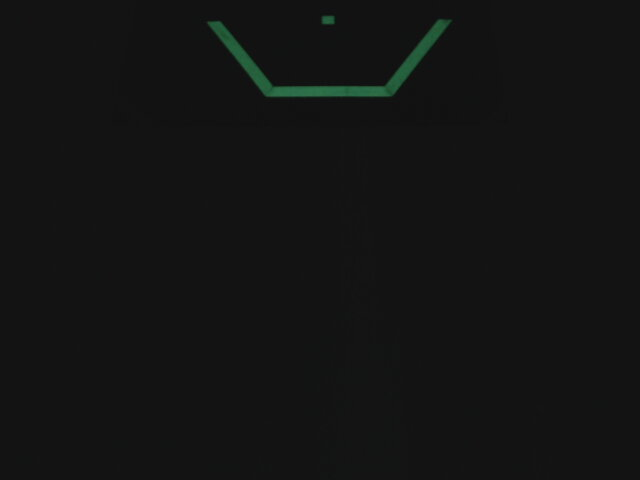
#> input picture OuterTargetHalfDistance/outer+06f+00d.jpg, 640 x 480 px, given as the content of the folder ./PowerCellSketchup, which was not available
$ python 'MergeViewer RachelTrying.py'   (older library calls are emulated)
#> lines starting #> are read from the running program, lines starting #| are printed output that depends on the picture; after the words box and inside, x2 and y2 are one past the last pixel; in counts of white or black regions, pixels touching at a corner belong together; pictures that were not available may be replaced by others from this repository, and a replacement may not be noted
# ----------------------------------------------------------------------------
# Copyright (c) 2018 FIRST. All Rights Reserved.
# Open Source Software - may be modified and shared by FRC teams. The code
# must be accompanied by the FIRST BSD license file in the root directory of
# the project.

# My 2020 license: use it as much as you want. Crediting is recommended because it lets me know
# that I am being useful.
# Some parts of pipeline are based on 2019 code created by the Screaming Chickens 3997

# This is meant to be used in conjuction with WPILib Raspberry Pi image: https://github.com/wpilibsuite/FRCVision-pi-gen
# ----------------------------------------------------------------------------

import json
import time
import sys
from threading import Thread
import random


import cv2
import numpy as np

import math

import os

########### SET RESOLUTION TO 640x480 !!!! ############

# import the necessary packages
import datetime


# Class to examine Frames per second of camera stream. Currently not used.


###################### PROCESSING OPENCV ################################

# counts frames for writing images
frameStop = 0
ImageCounter = 0

# Angles in radians

# image size ratioed to 4:3


# Lifecam 3000 from datasheet
# Datasheet: https://dl2jx7zfbtwvr.cloudfront.net/specsheets/WEBC1010.pdf

def load_images_from_folder(folder):
#> called with folder = './PowerCellSketchup'
    images = []
    for filename in os.listdir(folder):
        img = cv2.imread(os.path.join(folder,filename))
#> img is the input picture: shape (480, 640, 3); mean B, G, R 19.4, 19.8, 19.1
        if img is not None:
            images.append(img)
    return images

# [6 lines of commented-out code are left out]
images = load_images_from_folder("./PowerCellSketchup")
#> images = 1 item
#images = load_images_from_folder("./LifeCamPhotos")

# finds height/width of camera frame (eg. 640 width, 480 height)
image_height, image_width = images[0].shape[:2]
#> image_height = 480; image_width = 640
print(image_height, image_width)
#| 480 640

# FOV of microsoft camera (68.5 is camera spec)
diagonalView = math.radians(68.5)

print("Diagonal View:" + str(diagonalView))

# 4:3 aspect ratio
horizontalAspect = 4
verticalAspect = 3

# Reasons for using diagonal aspect is to calculate horizontal field of view.
diagonalAspect = math.hypot(horizontalAspect, verticalAspect)
# Calculations: http://vrguy.blogspot.com/2013/04/converting-diagonal-field-of-view-and.html
horizontalView = math.atan(math.tan(diagonalView / 2) * (horizontalAspect / diagonalAspect)) * 2
verticalView = math.atan(math.tan(diagonalView / 2) * (verticalAspect / diagonalAspect)) * 2

# Focal Length calculations: https://docs.google.com/presentation/d/1ediRsI-oR3-kwawFJZ34_ZTlQS2SDBLjZasjzZ-eXbQ/pub?start=false&loop=false&slide=id.g12c083cffa_0_165
H_FOCAL_LENGTH = image_width / (2 * math.tan((horizontalView / 2)))
#> H_FOCAL_LENGTH = 587.5
V_FOCAL_LENGTH = image_height / (2 * math.tan((verticalView / 2)))
#> V_FOCAL_LENGTH = 587.5
# blurs have to be odd
green_blur = 1
orange_blur = 27
yellow_blur = 1

#colours
purple = (165, 0, 120)
blue = (255, 0, 0)
green = (0, 255, 0)
red = (0, 0, 255)

# define range of green of retroreflective tape in HSV
lower_green = np.array([40, 75, 75])
upper_green = np.array([96, 255, 255])

lower_yellow = np.array([14, 150, 100])
upper_yellow = np.array([30, 255, 255])

# initialize some variable used later for user input
color_is_yellow = True
lower_color = lower_green
upper_color = upper_green


switch = 1


# Flip image if camera mounted upside down
def flipImage(frame):
    return cv2.flip(frame, -1)


# Blurs frame
# [4 lines left out: function blurImg, not called in this run]


def threshold_range(im, lo, hi):
    unused, t1 = cv2.threshold(im, lo, 255, type=cv2.THRESH_BINARY)
    unused, t2 = cv2.threshold(im, hi, 255, type=cv2.THRESH_BINARY_INV)
    return cv2.bitwise_and(t1, t2)


# Masks the video based on a range of hsv colors
# Takes in a frame, range of color, and a blurred frame, returns a masked frame
def threshold_video(lower_color, upper_color, blur):
    # Convert BGR to HSV
    hsv = cv2.cvtColor(blur, cv2.COLOR_BGR2HSV)

    h, s, v = cv2.split(hsv)

    h = threshold_range(h, lower_color[0], upper_color[0])
    s = threshold_range(s, lower_color[1], upper_color[1])
    v = threshold_range(v, lower_color[2], upper_color[2])
    combined_mask = cv2.bitwise_and(h, cv2.bitwise_and(s, v))

    #show the mask
    cv2.imshow("mask", combined_mask)

    # hold the HSV image to get only red colors
    # mask = cv2.inRange(combined, lower_color, upper_color)

    # Returns the masked imageBlurs video to smooth out image

    return combined_mask


# Finds the tape targets from the masked image and displays them on original stream + network tales
# [21 lines left out: function findTargets, not called in this run]


#Rachel trying to figure out outer target
def findOuterTarget(frame, mask):
    # Take each frame
    screenHeight, screenWidth, _ = frame.shape
    centerX = (screenWidth / 2) - .5
    centerY = (screenHeight / 2) - .5
    strIm = "/Users/rachellucyshyn/Documents/GitHub/Vision2020-Competition/OuterTargetHalfScale/outer+10f+00d.jpg"
    im = cv2.imread(strIm)
    cv2.imshow('im', im)
    cv2.waitKey(0)
    size = im.shape
    #mask
    imgBinaryMask = cv2.inRange(im, lower_green, upper_green)
    imgColorMask = cv2.bitwise_and(im,im, mask = imgBinaryMask) # frame = OG image
    cv2.imshow('binary mask', imgBinaryMask)
    cv2.imshow('color mask', imgColorMask)
    #contours
    _, contours, _ = cv2.findContours(mask, cv2.RETR_TREE, cv2.CHAIN_APPROX_TC89_KCOS)

    if len(contours) > 0:
        # Sort contours by area size (biggest to smallest)
        cntsSorted = sorted(contours, key=lambda x: cv2.contourArea(x), reverse=True)
        cntHeight = 0
        cnt = contours[0]
        print('original contour length = ', len(cnt))

    else:
        print('no contours found')
        return


    # extreme points
    leftmost = tuple(cnt[cnt[:,:,0].argmin()][0])
    rightmost = tuple(cnt[cnt[:,:,0].argmax()][0])
    # draw extreme points
    cv2.circle(imgShowMaths, leftmost, 12, red, -1)
    cv2.circle(imgShowMaths, rightmost, 12, green, -1)
    print('extreme points', leftmost,rightmost)
    cv2.drawContours(imgShowMaths, cnt, -1, purple, 10)
    cv2.imshow('imgShowMaths', imgShowMaths)

    #2D image points. If you change the image, you need to change vector
    image_points = np.array([
                                (leftmost, rightmost),
                            ], dtype="double")

    # 3D model points.
    model_points = np.array([
                                (1, 1, 0.0),
                            ])


    # Camera internals

    focal_length = size[1]
    center = (size[1]/2, size[0]/2)
    camera_matrix = np.array(
                            [[676.9254872329606, 0.0, 303.89220514146695],
                            [0.0, 677.9589084754188, 226.64049249597682],
                            [0, 0, 1]], dtype = "double"
                            )

    print('Camera Matrix :\n {0}',format(camera_matrix))

    dist_coeffs = [0.16171387685839064, -0.9962959377099949, -4.1461568670164935e-05, 0.0015151549452291568, 1.2305006106358898]
    (success, rotation_vector, translation_vector) = cv2.solvePnP(model_points, image_points, camera_matrix, dist_coeffs, flags=cv2.CV_ITERATIVE)
    print(dist_coeffs)
    print('Rotation Vector:\n {0}', format(rotation_vector))
    print ('Translation Vector:\n {0}', format(translation_vector))


    #(nose_end_point2D, jacobian) = cv2.projectPoints(np.array([(0.0, 0.0, 1000.0)]), rotation_vector, translation_vector, camera_matrix, dist_coeffs)

    for p in image_points:
        cv2.circle(im, (int(p[0]), int(p[1])), 3, (0,0,255), -1)


    p1 = ( int(image_points[0][0]), int(image_points[0][1]))
    p2 = ( int(nose_end_point2D[0][0][0]), int(nose_end_point2D[0][0][1]))

    cv2.line(im, p1, p2, (255,0,0), 2)

    # Display image
    cv2.imshow("Output", im)
    cv2.waitKey(0)


# Finds the balls from the masked image and displays them on original stream + network tables
# [347 lines left out: functions findPowerCell, findBall, findTape, findControlPanel, not called in this run]

# Draws Contours and finds the colour the control panel wheel is resting at
# centerX is center x coordinate of image
# centerY is center y coordinate of image
def findControlPanelColour(contours, image, centerX, centerY):
    #ToDo, Add code to publish wheel colour
    return image

# Checks if tape contours are worthy based off of contour area and (not currently) hull area
def checkContours(cntSize, hullSize):
    print(cntSize, image_width / 7)
    return cntSize > (image_width / 7)


# Checks if ball contours are worthy based off of contour area and (not currently) hull area
# [43 lines left out: functions checkBall, translateRotation, calculateDistance, not called in this run]


avg = [0 for i in range(0, 1)]
#8 is number of frames to calculated average pixel height

# [37 lines left out: function calculateDistWPILib, not called in this run]


# Uses trig and focal length of camera to find yaw.
# Link to further explanation: https://docs.google.com/presentation/d/1ediRsI-oR3-kwawFJZ34_ZTlQS2SDBLjZasjzZ-eXbQ/pub?start=false&loop=false&slide=id.g12c083cffa_0_298
def calculateYaw(pixelX, centerX, hFocalLength):
    yaw = math.degrees(math.atan((pixelX - centerX) / hFocalLength))
    return round(yaw)


# Link to further explanation: https://docs.google.com/presentation/d/1ediRsI-oR3-kwawFJZ34_ZTlQS2SDBLjZasjzZ-eXbQ/pub?start=false&loop=false&slide=id.g12c083cffa_0_298
# [39 lines left out: functions calculatePitch, getEllipseRotation, not called in this run]


team = 2706
server = False
cameraConfigs = []

currentImg = 0

# [6 lines left out: function draw_circle, not called in this run]


Driver = False
Tape = False
PowerCell = False
ControlPanel = False
OuterTarget = True


img = images[0]

imgLength = len(images)
#> imgLength = 1

print("Hello Vision Team!")

while True:

    frame = img

    if Driver:

        processed = frame

    else:

        if Tape:

            threshold = threshold_video(lower_green, upper_green, frame)
            processed = findTargets(frame, threshold)

        else:
            if PowerCell:
                boxBlur = blurImg(frame, yellow_blur)
                threshold = threshold_video(lower_yellow, upper_yellow, boxBlur)
                processed = findPowerCell(frame, threshold)
            elif ControlPanel:

                boxBlur = blurImg(frame, yellow_blur)
                # cv2.putText(frame, "Find Cargo", (40, 40), cv2.FONT_HERSHEY_COMPLEX, .6, (255, 255, 255))
                threshold = threshold_video(lower_yellow, upper_yellow, frame)
                processed = findControlPanel(frame, threshold)
            elif OuterTarget:
                threshold = threshold_video(lower_green, upper_green, frame)
#> in threshold_video, `hsv = cv2.cvtColor(blur, cv2.COLOR_BGR2HSV)`: hsv: shape (480, 640, 3); mean H, S, V 4.1, 3.3, 19.8
#> in threshold_video, `h, s, v = cv2.split(hsv)`:
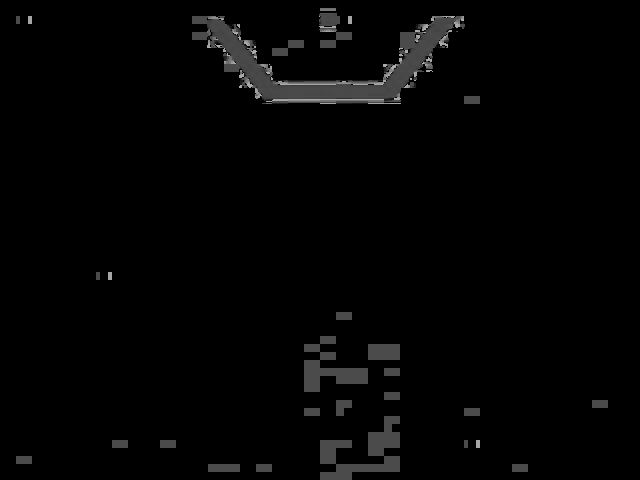
#> h: shape (480, 640); min 0, max 177, mean 4.1
#> in threshold_range, `unused, t1 = cv2.threshold(im, lo, 255, type=cv2.THRESH_BINARY)`:
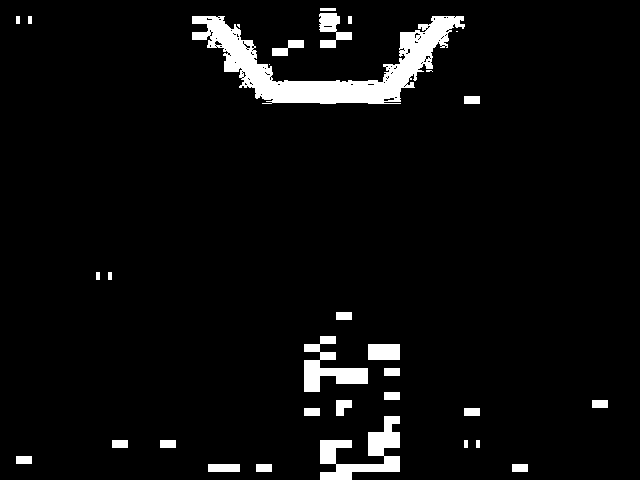
#> t1: shape (480, 640); 5% white; 32 white regions (4 under 20 px), largest, box (x1, y1, x2, y2) and area: (192, 16, 465, 104) 7900, (320, 416, 400, 480) 2240, (304, 336, 368, 392) 1536
#> in threshold_range, `unused, t1 = cv2.threshold(im, lo, 255, type=cv2.THRESH_BINARY)`: unused = 40
#> in threshold_range, `unused, t2 = cv2.threshold(im, hi, 255, type=cv2.THRESH_BINARY_INV)`:
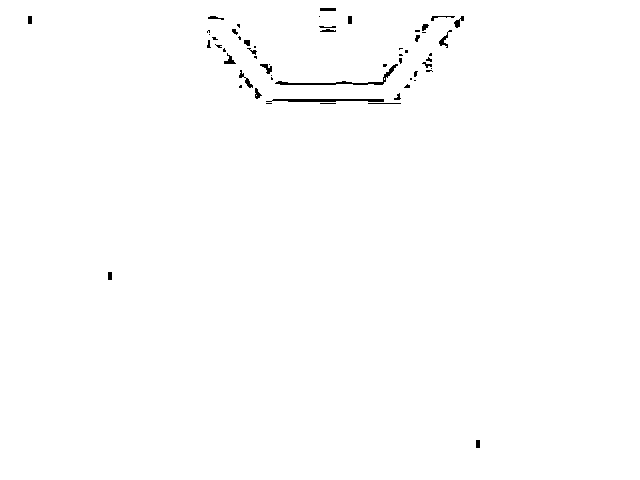
#> t2: shape (480, 640); 99.4% white; 57 black regions (31 under 20 px), largest, box (x1, y1, x2, y2) and area: (275, 64, 398, 85) 317, (266, 99, 384, 102) 293, (239, 70, 253, 88) 69
#> in threshold_range, `unused, t2 = cv2.threshold(im, hi, 255, type=cv2.THRESH_BINARY_INV)`: unused = 96
#> in threshold_range, `return cv2.bitwise_and(t1, t2)`:
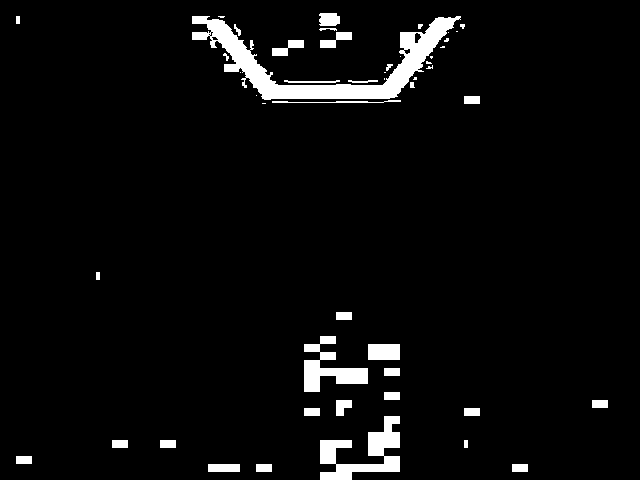
#> returned value: shape (480, 640); 4.4% white; 49 white regions (16 under 20 px), largest, box (x1, y1, x2, y2) and area: (192, 16, 461, 100) 5794, (320, 416, 400, 480) 2240, (304, 336, 368, 392) 1536
#> call 2 of threshold_range, with lo = 75, hi = 255
#> in threshold_range (call 2), `unused, t1 = cv2.threshold(im, lo, 255, type=cv2.THRESH_BINARY)`:
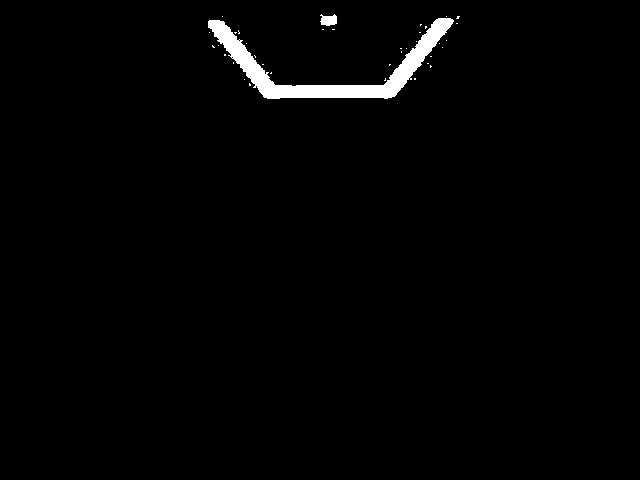
#> t1: shape (480, 640); 1.5% white; 37 white regions (35 under 20 px), largest, box (x1, y1, x2, y2) and area: (208, 18, 454, 99) 4502, (320, 14, 337, 26) 153
#> in threshold_range (call 2), `unused, t1 = cv2.threshold(im, lo, 255, type=cv2.THRESH_BINARY)`: unused = 75
#> in threshold_range (call 2), `unused, t2 = cv2.threshold(im, hi, 255, type=cv2.THRESH_BINARY_INV)`: t2: shape (480, 640); every value is 255
#> call 3 of threshold_range, with lo = 75, hi = 255
#> in threshold_range (call 3), `unused, t1 = cv2.threshold(im, lo, 255, type=cv2.THRESH_BINARY)`:
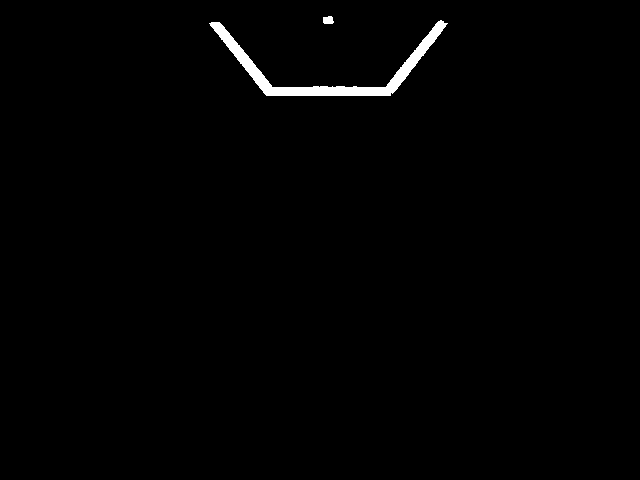
#> t1: shape (480, 640); 0.97% white; 2 white regions
                processed = findOuterTarget(frame, threshold)
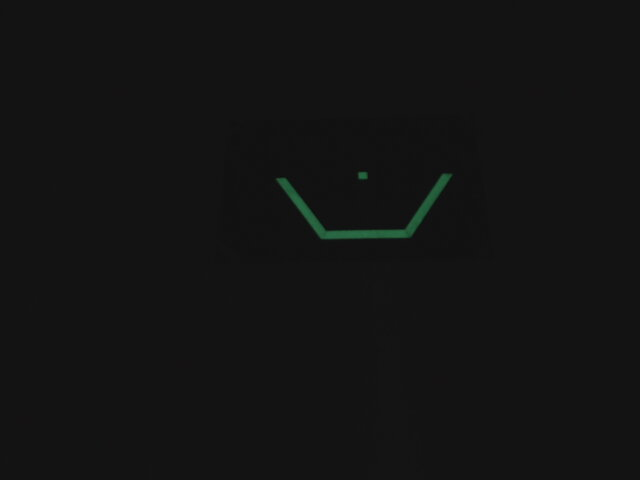
#> input picture OuterTargetHalfDistance/outer+10f+00d.jpg, 640 x 480 px, found by its file name
#> in findOuterTarget, im is the input picture: shape (480, 640, 3); mean B, G, R 19.1, 19.4, 19
#> in findOuterTarget, `imgBinaryMask = cv2.inRange(im, lower_green, upper_green)`: imgBinaryMask: shape (480, 640); every value is 0
#> in findOuterTarget, `imgColorMask = cv2.bitwise_and(im,im, mask = imgBinaryMask)`: imgColorMask: shape (480, 640, 3); every value is 0
#> in findOuterTarget, `_, contours, _ = cv2.findContours(mask, cv2.RETR_TREE, cv2.CHAIN_APPRO..`: contours = 2 contours; box (x1, y1, x2, y2) and area: (209, 20, 448, 96) 2706, (323, 16, 334, 24) 50
#> in findOuterTarget, `cntsSorted = sorted(contours, key=lambda x: cv2.contourArea(x), revers..`: cntsSorted has the same summary as contours
#> in findOuterTarget, `cnt = contours[0]`: cnt = contour of 76 points, box (x1, y1, x2, y2) (209, 20, 448, 96), area 2706
#| original contour length =  76
#> in findOuterTarget, `leftmost = tuple(cnt[cnt[:,:,0].argmin()][0])`: leftmost = (209, 23)
#> in findOuterTarget, `rightmost = tuple(cnt[cnt[:,:,0].argmax()][0])`: rightmost = (447, 23)
#> (the run stopped early here; a loop or call above may not have finished)
